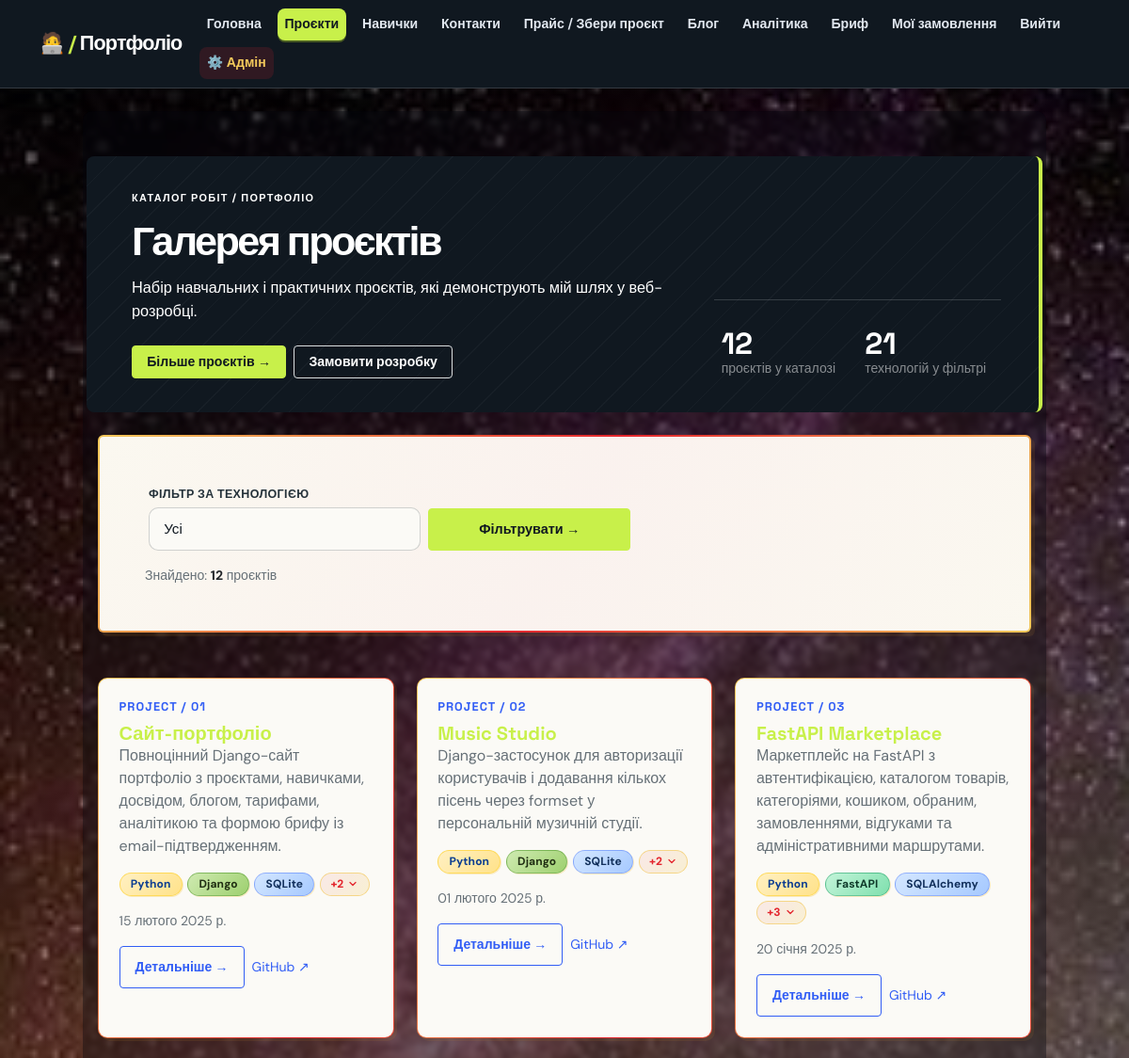
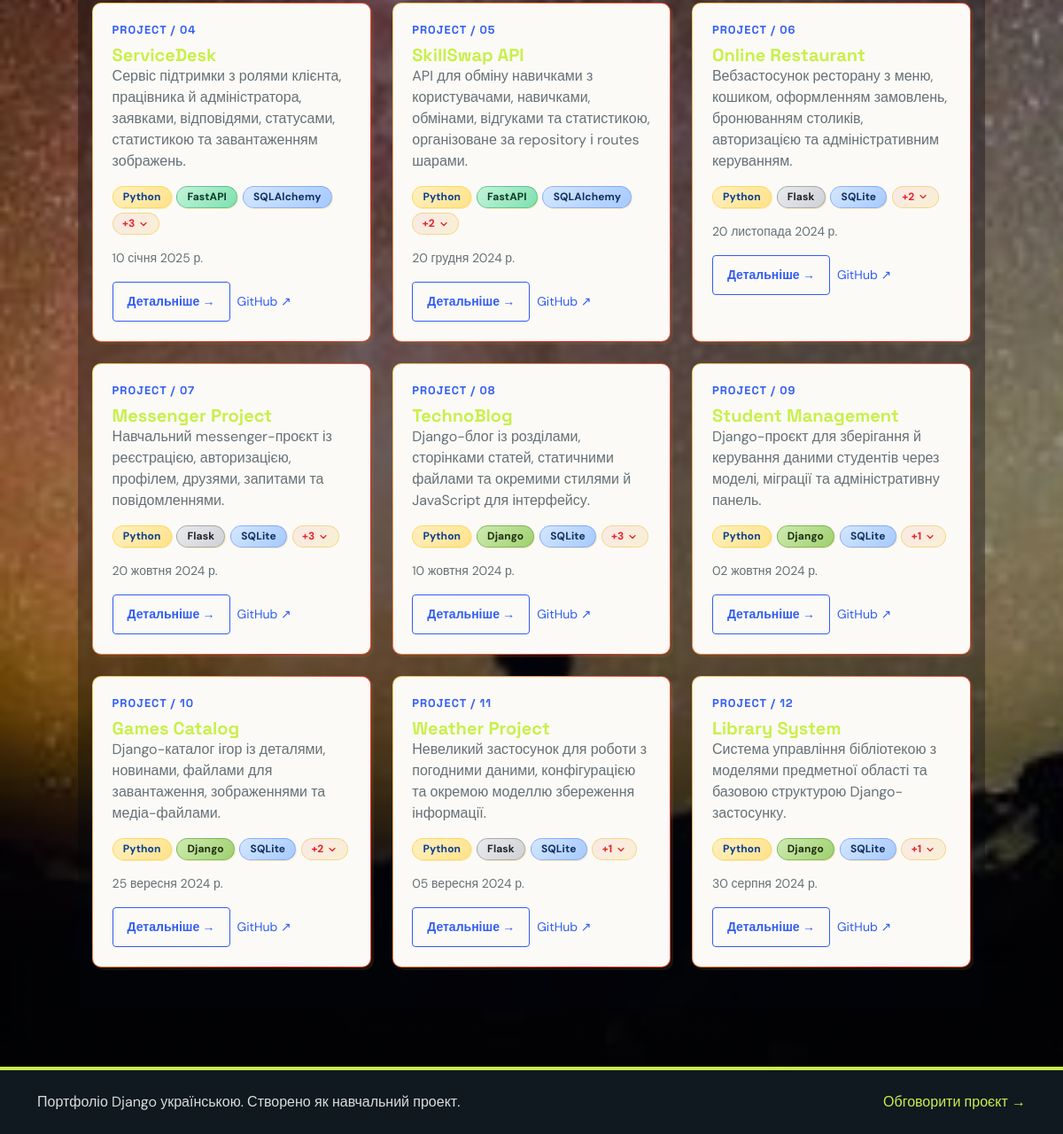
Page /projects/ (signed in) on the committed database (2 pictures, top to bottom).
### portfolio/models.py (models this page shows, shortened)
class Project(models.Model):
    title = models.CharField('Назва', max_length=200)
    description = models.TextField('Опис')
    technologies = models.CharField('Технології', max_length=200)
    date = models.DateField('Дата', blank=True, null=True, help_text='Дата завершення проекту')
    image = models.ImageField('Зображення', upload_to='projects/', blank=True, null=True)
    github = models.URLField('GitHub посилання', blank=True)
    class Meta:
        verbose_name = 'Проект'
        verbose_name_plural = 'Проекти'
        ordering = ['-date', 'title']

### portfolio/views.py (the view)
# urls.py: path('projects/', views.project_catalog, name='projects'),
def project_catalog(request):
    track_page(request, 'projects')
    technology = request.GET.get('technology', '')
    qs = Project.objects.all().order_by('-date', 'title')
    if technology:
        qs = qs.filter(technologies__icontains=technology)
    projects = [_enrich_project_techs(p) for p in qs]
    techs_set = set()
    for p in Project.objects.all():
        if p.technologies:
            for t in p.technologies.split(','):
                t = t.strip()
                if t:
                    techs_set.add(t)
    for required in ('Python', 'Django', 'SQL', 'Bootstrap', 'Email'):
        techs_set.add(required)
    technologies = sorted(techs_set)
    return render(request, 'portfolio/projects.html', {
        'projects': projects,
        'technologies': technologies,
        'selected_technology': technology,
    })

### portfolio/context_processors.py (called while the page is built)
def admin_orders(request):
    if request.path.startswith('/admin/') and request.user.is_staff:
        return {'admin_orders': Order.objects.all()[:5]}
    return {}

### portfolio/views.py (called while the page is built)
def _enrich_project_techs(project):
    raw = getattr(project, 'technologies', '') or ''
    parts = [t.strip() for t in raw.split(',') if t.strip()]
    project.tech_list = parts
    project.tech_visible = parts[:3]
    project.tech_hidden = parts[3:]
    project.tech_hidden_count = len(project.tech_hidden)
    return project

def track_page(request, page_name):
    PageView.objects.create(page=page_name)

### portfolio/templates/portfolio/projects.html (shortened to what this page needs)
{% extends 'portfolio/base.html' %}
{% block content %}
<div class="projects-page">
  <section class="hero-panel row align-items-end mb-4">
    <div class="col-lg-8">
      <p class="eyebrow mb-3">Каталог робіт / портфоліо</p>
      <h1 class="mb-3">Галерея проєктів</h1>
      <p class="lead mb-4">Набір навчальних і практичних проєктів, які демонструють мій шлях у веб-розробці.</p>
      <div class="d-flex flex-wrap gap-2">
        <a class="btn btn-primary" href="https://github.com/slavkoiluchok1-ux/-" target="_blank" rel="noopener">Більше проєктів →</a>
        <a class="btn btn-outline-light" href="{% url 'portfolio:order_brif' %}">Замовити розробку</a>
      </div>
    </div>
    <div class="col-lg-4 mt-5 mt-lg-0">
      <div class="stat-strip row g-3">
        <div class="col-6"><div class="stat-value">{{ projects|length }}</div><div class="small text-white-50">проєктів у каталозі</div></div>
        <div class="col-6"><div class="stat-value">{{ technologies|length }}</div><div class="small text-white-50">технологій у фільтрі</div></div>
      </div>
    </div>
  </section>
  <div class="col-12">
    <div class="section-heading-panel projects-intro mb-5 p-4 p-md-5">
      <form method="get" class="row g-2 align-items-end">
        <div class="col-md-4">
          <label class="form-label">Фільтр за технологією</label>
          <select name="technology" class="form-select">
            <option value="">Усі</option>
          </select>
        </div>
        <div class="col-md-3">
          <button class="btn btn-primary w-100">Фільтрувати →</button>
        </div>
      </form>
      <p class="small text-muted-soft mt-3 mb-0" aria-live="polite">
        Знайдено: <strong class="text-dark">{{ projects|length }}</strong> {% if projects|length == 1 %}проєкт{% else %}проєктів{% endif %}
      </p>
    </div>
  </div>
  <div class="row g-4">
  {% for project in projects %}
    <div class="col-md-6 col-lg-4">
      <div class="card-soft project-card h-100">
        <div class="card-body d-flex flex-column">
          <p class="project-number mb-2">PROJECT / {{ forloop.counter|stringformat:'02d' }}</p>
          <h5 class="card-title fs-5 fw-bold"><a href="{% url 'portfolio:project_detail' project.pk %}" class="text-decoration-none">{{ project.title }}</a></h5>
          <p class="text-muted-soft fs-6 mb-3">{{ project.description|truncatewords:25 }}</p>
          {% if project.tech_list %}
            <div class="tech-stack-wrap mb-3">
              {% for t in project.tech_visible %}
                <span class="tech-badge" data-tech="{{ t }}">{{ t }}</span>
              {% endfor %}
              {% if project.tech_hidden_count > 0 %}
                <span class="tech-more-btn" role="button" tabindex="0" data-count="{{ project.tech_hidden_count }}">
                  +{{ project.tech_hidden_count }}
                  <svg width="12" height="12" viewBox="0 0 24 24" fill="none" stroke="currentColor" stroke-width="2.5" stroke-linecap="round" stroke-linejoin="round"><polyline points="6 9 12 15 18 9"></polyline></svg>
                </span>
              {% endif %}
            </div>
          {% endif %}
          <p class="small text-muted-soft mb-3">{{ project.date }}</p>
          <div class="mt-auto d-flex gap-2 align-items-center">
            <a href="{% url 'portfolio:project_detail' project.pk %}" class="btn btn-outline-primary btn-sm">Детальніше →</a>
            {% if project.github %}<a href="{{ project.github }}" class="small text-decoration-none text-primary" target="_blank" rel="noopener">GitHub ↗</a>{% endif %}
          </div>
        </div>
      </div>
    </div>
  {% empty %}
    <div class="col-12"><p class="text-muted-soft">Проєкти ще не додано.</p></div>
  {% endfor %}
  </div>
</div>
{% endblock %}

### rows in the picture
Project: title "Сайт-портфоліо", description "Повноцінний Django-сайт портфоліо з проєктами, навичками, досвідом, блогом, тарифами, аналітикою та формою брифу із email-підтвердженням.", tech_visible "Python" "Django" "SQLite", tech_hidden_count "2", date "15 лютого 2025 р."
Project: title "Music Studio", description "Django-застосунок для авторизації користувачів і додавання кількох пісень через formset у персональній музичній студії.", tech_visible "Python" "Django" "SQLite", tech_hidden_count "2", date "01 лютого 2025 р."
Project: title "FastAPI Marketplace", description "Маркетплейс на FastAPI з автентифікацією, каталогом товарів, категоріями, кошиком, обраним, замовленнями, відгуками та адміністративними маршрутами.", tech_visible "Python" "FastAPI" "SQLAlchemy", tech_hidden_count "3", date "20 січня 2025 р."
Project: title "ServiceDesk", description "Сервіс підтримки з ролями клієнта, працівника й адміністратора, заявками, відповідями, статусами, статистикою та завантаженням зображень.", tech_visible "Python" "FastAPI" "SQLAlchemy", tech_hidden_count "3", date "10 січня 2025 р."
Project: title "SkillSwap API", description "API для обміну навичками з користувачами, навичками, обмінами, відгуками та статистикою, організоване за repository і routes шарами.", tech_visible "Python" "FastAPI" "SQLAlchemy", tech_hidden_count "2", date "20 грудня 2024 р."
Project: title "Online Restaurant", description "Вебзастосунок ресторану з меню, кошиком, оформленням замовлень, бронюванням столиків, авторизацією та адміністративним керуванням.", tech_visible "Python" "Flask" "SQLite", tech_hidden_count "2", date "20 листопада 2024 р."
Project: title "Messenger Project", description "Навчальний messenger-проєкт із реєстрацією, авторизацією, профілем, друзями, запитами та повідомленнями.", tech_visible "Python" "Flask" "SQLite", tech_hidden_count "3", date "20 жовтня 2024 р."
Project: title "TechnoBlog", description "Django-блог із розділами, сторінками статей, статичними файлами та окремими стилями й JavaScript для інтерфейсу.", tech_visible "Python" "Django" "SQLite", tech_hidden_count "3", date "10 жовтня 2024 р."
Project: title "Student Management", description "Django-проєкт для зберігання й керування даними студентів через моделі, міграції та адміністративну панель.", tech_visible "Python" "Django" "SQLite", tech_hidden_count "1", date "02 жовтня 2024 р."
Project: title "Games Catalog", description "Django-каталог ігор із деталями, новинами, файлами для завантаження, зображеннями та медіа-файлами.", tech_visible "Python" "Django" "SQLite", tech_hidden_count "2", date "25 вересня 2024 р."
Project: title "Weather Project", description "Невеликий застосунок для роботи з погодними даними, конфігурацією та окремою моделлю збереження інформації.", tech_visible "Python" "Flask" "SQLite", tech_hidden_count "1", date "05 вересня 2024 р."
Project: title "Library System", description "Система управління бібліотекою з моделями предметної області та базовою структурою Django-застосунку.", tech_visible "Python" "Django" "SQLite", tech_hidden_count "1", date "30 серпня 2024 р."

### other values in the picture
{{ projects|length }} "12"
{{ technologies|length }} "21"
